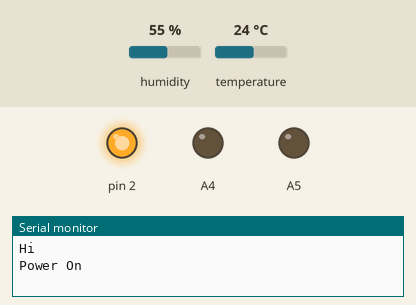
The sketch below on a simulated Arduino Uno, built with avr-gcc and run on an emulated ATmega328P. On the bench: output pins drawn as LEDs (lit = HIGH), the last lines printed to the serial monitor. The inputs (shaded band) are chosen by the test bench; at power-on: humidity 55 %, temperature 24 °C. Pins used as bus, display or sensor lines are not drawn.

Above: at 0.8 s.
At 5.7 s:
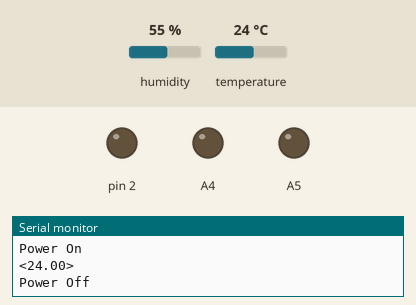
Timing chart, 0 to 12.7 s (numbered marks = the images above):
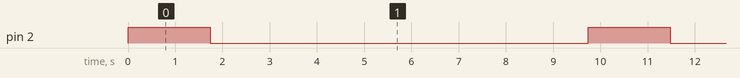

Measured:
- by itself, pin 2: alternates HIGH for 1.7 s and LOW for 8.0 s

The sketch:

test_mpa2_trans_loadswitch.ino
```cpp
// (licence header left out)
#include <Wire.h> //SHT2x
#include <SHT3x.h> //SHT3x
//#include <SHT2x.h> //SHT2x
SHT3x Sensor; //SHT3x
#include "LowPower.h"
#define POWER 3
//Constants:
//const int potPin = A0; //Pot at Arduino A0 pin
//Variables:
//int value ; //Value from pot

void setup() {
  //Start the serial communication
  //Wire.begin(); //SHT2x
  Serial.begin(9600); //Baud rate must be the same as is on xBee module
  Sensor.Begin();//SHT3x
  //Serial.println("Hello");
  /*
  for (byte pin = 0; pin < 14; pin++)
    {
    pinMode (pin, OUTPUT);
    digitalWrite (pin, LOW);
    }
    */
  pinMode (A4, OUTPUT);
  pinMode (A5, OUTPUT);
  //pinMode (0, OUTPUT);
  //pinMode (1, OUTPUT);
  digitalWrite (A4, LOW);
  digitalWrite (A5, LOW);
  //digitalWrite (0, LOW);
  //digitalWrite (1, LOW);
  pinMode(POWER, OUTPUT);
  digitalWrite(POWER, LOW);

  pinMode(2, OUTPUT);
}


void loop() {
  Serial.println("Hi");
  //digitalWrite (A4, LOW);
  //digitalWrite (A5, LOW);
  powerOnPeripherals ();
  Serial.println("Power On");
  digitalWrite(2, HIGH);
  delay(1000);
  getTemp();


  powerOffPeripherals ();
  Serial.println("Power Off");
  digitalWrite(2, LOW);

  sleepForTwoMinutes();
  //delay(5000);
}

void sleepForTwoMinutes()
{
  for(int i=0;i<2;i++)
    LowPower.powerDown(SLEEP_4S, ADC_OFF, BOD_OFF);
}

void powerOnPeripherals ()
  {
  //pinMode(POWER, OUTPUT);
  digitalWrite (POWER, HIGH);  // turn power ON
  delay (10); // give time to power up
  }

void powerOffPeripherals ()
  {
  //digitalWrite (A4, LOW);
  //digitalWrite (A5, LOW);
  digitalWrite (POWER, LOW);  // turn power OFF
  delay (10); // give time to power up
  }
void powerOnSHT(){
  //Serial.begin(9600);
  Sensor.UpdateData();
  }

void powerOffSHT(){
  TWCR &= ~(bit(TWEN) | bit(TWIE) | bit(TWEA));
  digitalWrite (A4, LOW);
  digitalWrite (A5, LOW);
  //Serial.end();
  delay(100);
  }

void getTemp(){
  powerOnSHT();
  Serial.print('<');  //Starting symbol
  Serial.print(Sensor.GetTemperature()); //SHT3x
  //Serial.println(SHT2x.GetTemperature()); //SHT2x
  Serial.println('>');//Ending symbol
  delay(555);
  powerOffSHT();
  }
```
